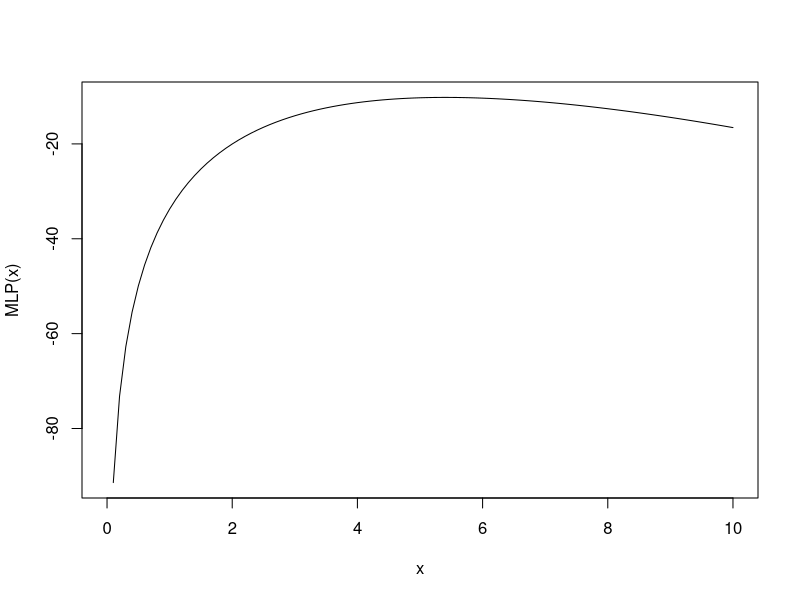
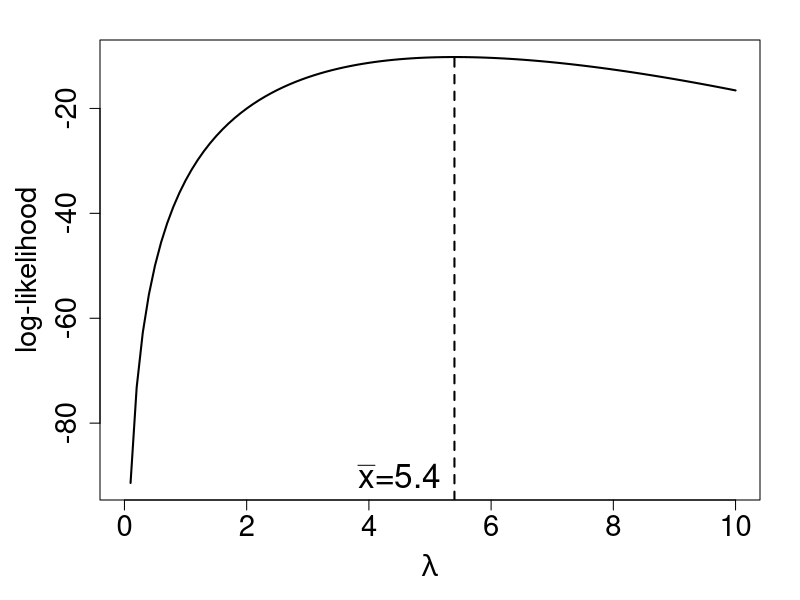

Recreate these plots in R, in order.
# Specify your working directory on the computer. The folder should (ideally) contain the data sets used in the exercises.
setwd('C:/Users/123456/Documents/Book/Data')

# Possible solutions to the exercises in chapter 9

################
# Exercise 9.1 #
################

MLP <- function(lambda){
27*log(lambda) - log(factorial(4)*factorial(3)*factorial(8)*factorial(6)*factorial(6)) - 5*lambda
}

curve(MLP, from=0, to=10) # simple solution, nicer graph prduced below

pdf(file="exercise_9.1_b.pdf")
par(mar= c(5, 5, 2, 2))
curve(MLP, from=0, to=10, xlab=expression(lambda), ylab="log-likelihood", cex.axis=1.75,cex.lab=1.75,cex=1.5,lwd=2)
lines(c(5.4,5.4),c(-1000,MLP(5.4)),lwd=2,type="l",lty=2)
text(4.5,-90,expression(paste(bar(x),"=5.4")),cex=2)
dev.off()

################
# Exercise 9.5 #
################

eland <- c(450,730,700,600,620,660,850,520,490,670,700,820,910,770,760,620,550,520,590,490,620,660,940,790)
t.test(eland)$conf.int

################
# Exercise 9.8 #
################

binom.test(11,104)$conf.int

##################
# Exercise 9.11  #
##################

pizza <- read.csv("pizza_delivery.csv")
attach(pizza)

timecat     <- cut(time, breaks=c(-1,30,150))

library(epitools)  #cmake sure the library is installed, e.g using install.packages("epitools")
oddsratio(table(timecat,operator), method="wald")
